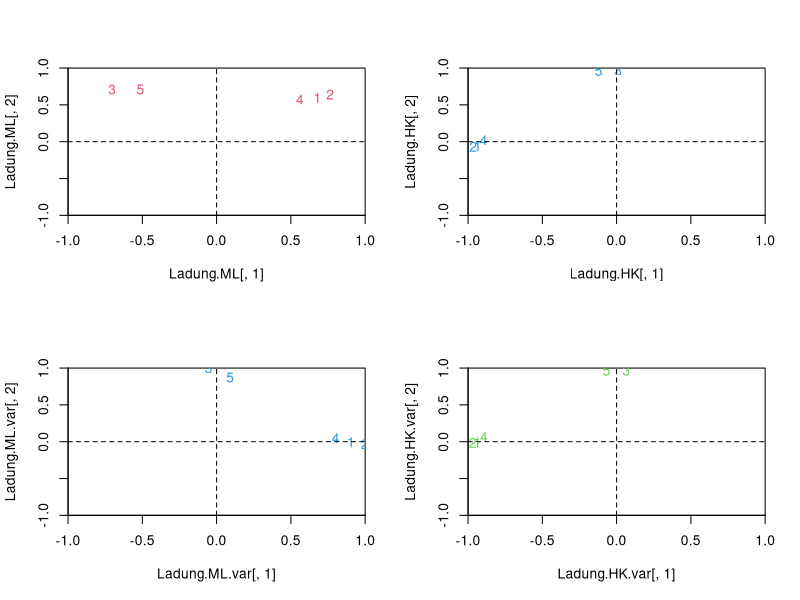

Recreate this plot in R.
############################################################################
### Aufgabe 13

stkor=as.matrix(read.table("korrelationen.txt",header=T))
(EW=eigen(stkor)$values)
bartlett.faktor=function(n,e,m,alpha){
  p=length(e)
  e.mp=e[(m+1):p]
  Ts=(n-(2*p+11)/6)*((p-m)*log(mean(e.mp))-sum(log(e.mp)))
  fhg=(p-m+2)*(p-m-1)/2
  k=qchisq(1-alpha,fhg)
  Erg=ifelse(Ts>k,"H0 ablehnen", "H0 nicht ablehnen")
  out=list(Ts,k,Erg)
  return(out)
}
bartlett.faktor(100,EW,1,0.05)
EV=eigen(stkor)$vectors
L1=as.matrix(sqrt(EW[1])*EV[,1],ncol=1)
abw=stkor-(L1%*%t(L1))
diag(abw)=rep(0,5)
max(abs(abw))
max(abs(abw[upper.tri(abw)]))
(Ladung.HK = cbind(sqrt(EW[1])*EV[,1],sqrt(EW[2])*EV[,2]))
(ML=factanal(covmat=as.matrix(stkor),factors=2,rotation ="none"))
(Ladung.ML=ML$loadings) 
loadings(ML)
h.HK=rowSums(Ladung.HK^2)
h.ML=rowSums(Ladung.ML^2)
cbind(h.HK,h.ML)
anVar.HK=colSums(Ladung.HK^2)/nrow(stkor) 
anVar.ML=colSums(Ladung.ML^2)/nrow(stkor)
cbind(anVar.HK,anVar.ML)
apply(cbind(anVar.HK,anVar.ML),MARGIN=2,FUN=cumsum)
(ML.var=varimax(Ladung.ML))
factanal(covmat=as.matrix(stkor), factors=2, rotation="varimax")
Ladung.ML%*%ML.var$rotmat
(HK.var=varimax(Ladung.HK))
Ladung.ML.var=ML.var$loadings
Ladung.HK.var=HK.var$loadings
par(mfrow=c(2,2))
plot(Ladung.ML[,1],Ladung.ML[,2],type="n",ylim=c(-1,1),xlim=c(-1,1),xaxs="i",yaxs="i")
text(Ladung.ML[,1],Ladung.ML[,2],labels=1:5,col=2)
abline(v=0,lty=2)
abline(h=0,lty=2)
plot(Ladung.HK[,1],Ladung.HK[,2],type="n",ylim=c(-1,1),xlim=c(-1,1),xaxs="i",yaxs="i")
text(Ladung.HK[,1],Ladung.HK[,2],labels=1:5,col=4)
abline(v=0,lty=2)
abline(h=0,lty=2)
plot(Ladung.ML.var[,1],Ladung.ML.var[,2],type="n",ylim=c(-1,1),xlim=c(-1,1),xaxs="i",yaxs="i")
text(Ladung.ML.var[,1],Ladung.ML.var[,2],labels=1:5,col=4)
abline(v=0,lty=2)
abline(h=0,lty=2)
plot(Ladung.HK.var[,1],Ladung.HK.var[,2],type="n",ylim=c(-1,1),xlim=c(-1,1),xaxs="i",yaxs="i")
text(Ladung.HK.var[,1],Ladung.HK.var[,2],labels=1:5,col=3)
abline(v=0,lty=2)
abline(h=0,lty=2)
